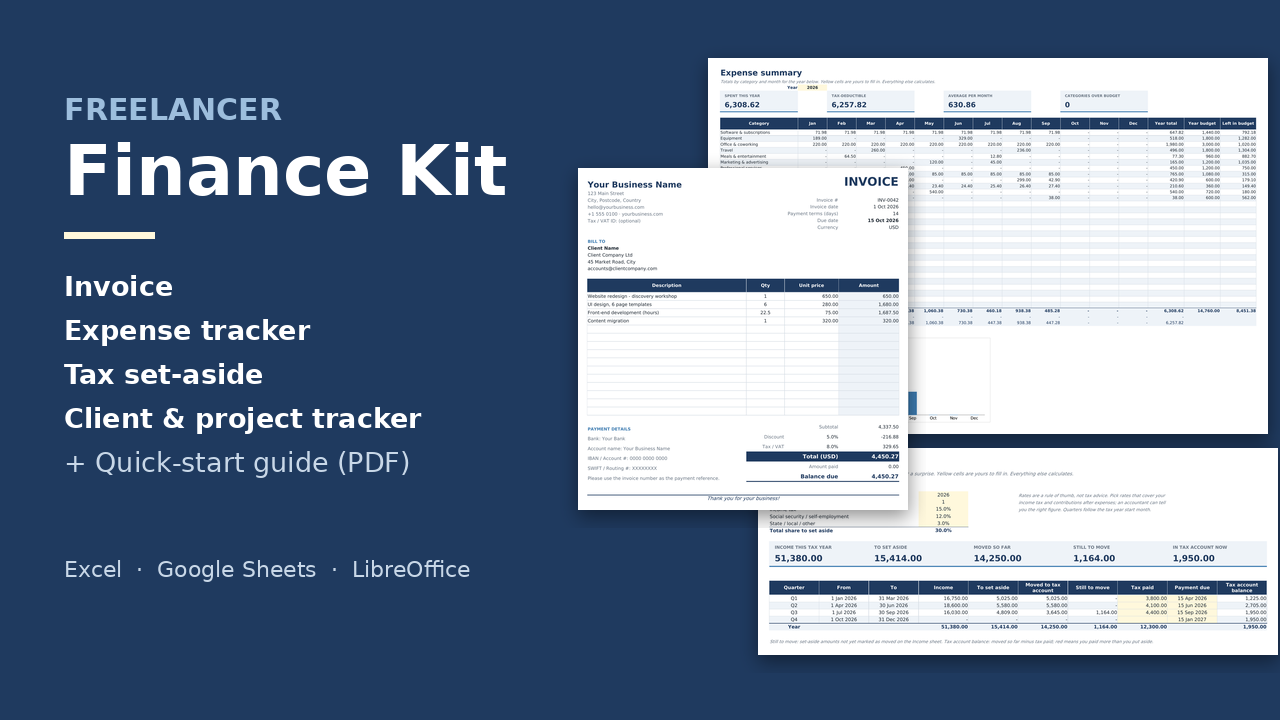

Generate this figure with Python:
"""Store cover (1280x720) and thumbnail (600x600) from the template screenshots in SITE/img/.

Run: uv run --with pillow python LAUNCH/cover.py
"""

from pathlib import Path

from PIL import Image, ImageDraw, ImageFilter, ImageFont

HERE = Path(__file__).parent
SHOTS = HERE.parent / "SITE" / "img"
NAVY, BLUE, PALE, CREAM = "#1F3A5F", "#3E7CB1", "#EEF3F8", "#FFF8DC"
FONTS = Path("/usr/share/fonts/truetype/dejavu")


def font(size, bold=False):
    return ImageFont.truetype(str(FONTS / ("DejaVuSans-Bold.ttf" if bold else "DejaVuSans.ttf")),
                              size)


def card(name, width, crop_height=None):
    """A screenshot scaled to `width`, optionally cut to `crop_height`, with a drop shadow."""
    im = Image.open(SHOTS / f"{name}.png").convert("RGB")
    im = im.resize((width, round(im.height * width / im.width)), Image.LANCZOS)
    if crop_height:
        im = im.crop((0, 0, width, min(crop_height, im.height)))
    pad = 18
    out = Image.new("RGBA", (im.width + 2 * pad, im.height + 2 * pad), (0, 0, 0, 0))
    shadow = Image.new("RGBA", out.size, (0, 0, 0, 0))
    ImageDraw.Draw(shadow).rectangle((pad, pad + 6, pad + im.width, pad + im.height + 6),
                                     fill=(0, 0, 0, 110))
    out.alpha_composite(shadow.filter(ImageFilter.GaussianBlur(9)))
    out.paste(im, (pad, pad))
    return out


def cover(path):
    im = Image.new("RGBA", (1280, 720), NAVY)
    d = ImageDraw.Draw(im)
    # Screenshots fanned on the right, back to front.
    im.alpha_composite(card("expenses", 560, 400), (690, 40))
    im.alpha_composite(card("tax", 520), (740, 430))
    im.alpha_composite(card("invoice", 330, 470), (560, 150))
    x = 64
    d.text((x, 92), "FREELANCER", font=font(30, True), fill="#9DBEDD")
    d.text((x, 130), "Finance Kit", font=font(70, True), fill="white")
    d.rectangle((x, 232, x + 90, 238), fill=CREAM)
    lines = ["Invoice", "Expense tracker", "Tax set-aside", "Client & project tracker",
             "+ Quick-start guide (PDF)"]
    for i, t in enumerate(lines):
        d.text((x, 270 + i * 44), t, font=font(27, i < 4), fill="white" if i < 4 else "#C9D8E8")
    d.text((x, 556), "Excel  ·  Google Sheets  ·  LibreOffice", font=font(22), fill="#C9D8E8")
    im.convert("RGB").save(path, optimize=True)


def thumbnail(path):
    im = Image.new("RGBA", (600, 600), NAVY)
    d = ImageDraw.Draw(im)
    im.alpha_composite(card("invoice", 300, 340), (262, 236))
    d.text((44, 52), "FREELANCER", font=font(26, True), fill="#9DBEDD")
    d.text((44, 86), "Finance Kit", font=font(56, True), fill="white")
    d.rectangle((44, 170, 114, 175), fill=CREAM)
    for i, t in enumerate(["Invoice", "Expenses", "Tax set-aside", "Clients"]):
        d.text((44, 262 + i * 46), t, font=font(28, True), fill="white")
    im.convert("RGB").save(path, optimize=True)


if __name__ == "__main__":
    cover(HERE / "cover.png")
    thumbnail(HERE / "thumbnail.png")
